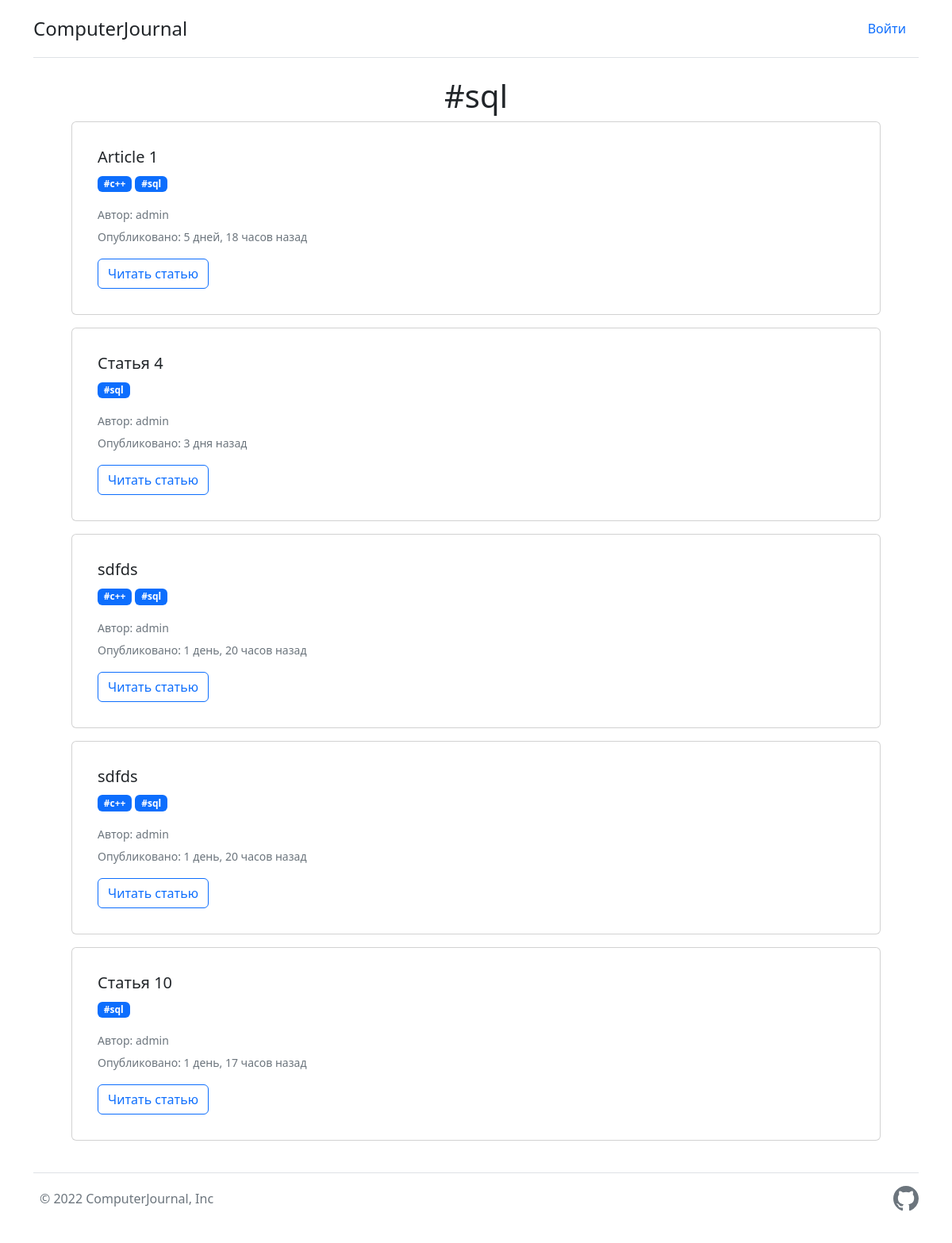
The page /tag/3/ on the database as committed earlier.
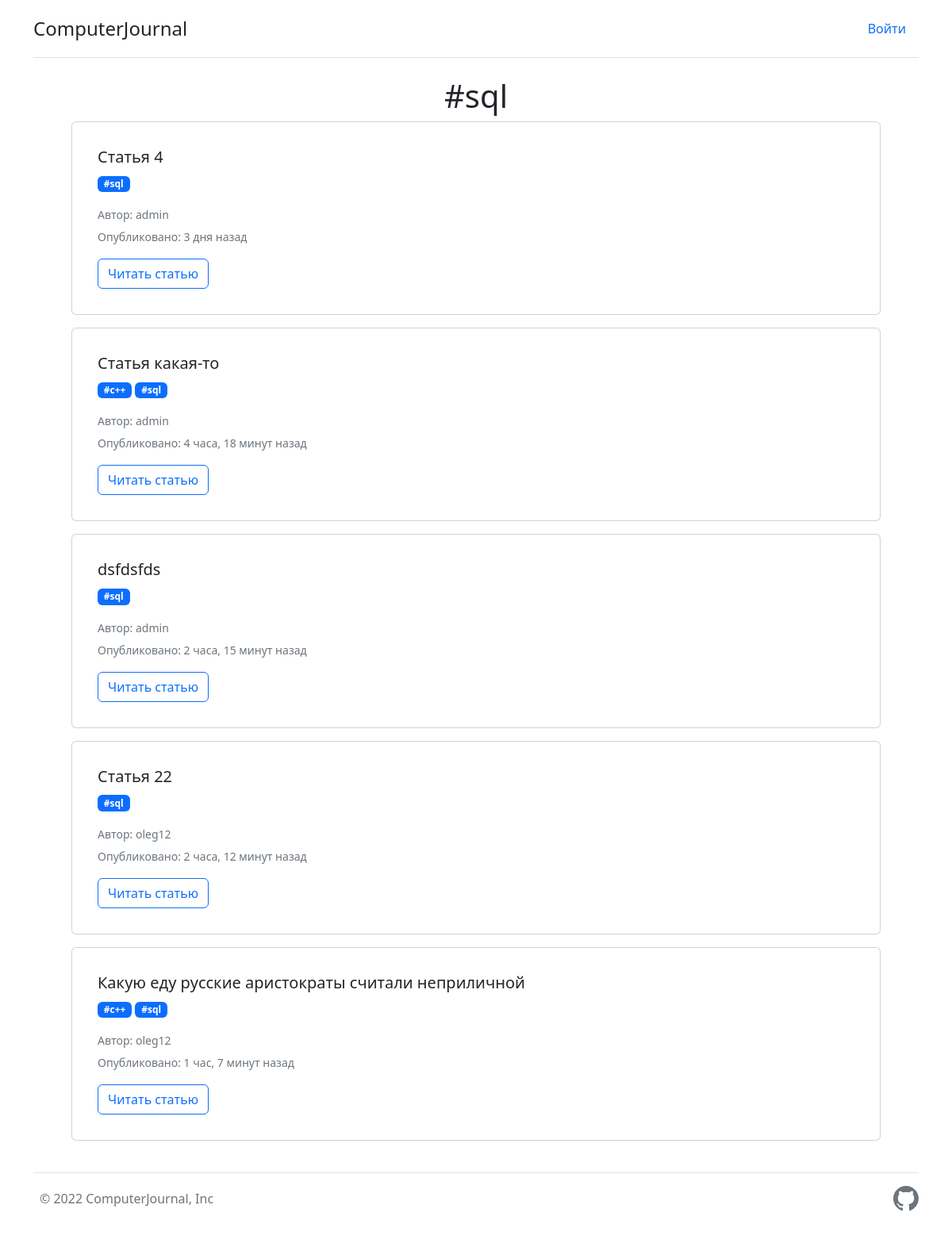
The same page on the database as committed later.
### blog/models.py (models this page shows, shortened)
class Tag(models.Model):
    name = models.CharField(max_length=200)
    def get_absolute_url(self):
        return reverse('tag', kwargs={"tag_id": self.pk})
    def __str__(self):
        return self.name

class Articles(models.Model):
    title = models.CharField(max_length=200, default="Enter the name please", verbose_name="Заголовок")
    owner = models.CharField(max_length=200, default="admin", verbose_name="Владелец")
    article_text = models.TextField(blank=True, verbose_name="Текст статьи")
    date_of_publishing = models.DateTimeField(auto_now_add=True, verbose_name="Дата публикации")
    photo_preview = models.ImageField(upload_to='photos_article/%Y/%M/%D', blank=True)
    slug_name = models.SlugField(max_length=200, db_index=True)
    is_published = models.BooleanField(default=True, verbose_name="Опубликовано?")
    tags = models.ManyToManyField(Tag, help_text="Выберете тематику статьи", verbose_name="Теги")
    class Meta:
        verbose_name = "Статья"
        verbose_name_plural = "Статьи"
    def get_absolute_url(self):
        return reverse('article', kwargs={'slug_name': self.slug_name})

### blog/views.py (the view)
# urls.py: path('tag/<int:tag_id>/', get_tag, name='tag'),
def get_tag(request, tag_id):
    articles = Articles.objects.filter(tags=tag_id, is_published=True).prefetch_related('tags')
    tag = Tag.objects.get(pk=tag_id)
    return render(request, 'blog/tag.html', {'title': tag, 'articles': articles, 'tag': tag})

### blog/templates/blog/tag.html (shortened to what this page needs)
{% extends "blog/base_generic.html" %}
{% block content %}
    <h1 class="text-center">{{ tag }}</h1>
{% for item in articles %}
    <div class="container d-flex justify-content-center align-baseline">
    <div class="card d-flex mb-3 mx-5 w-100 p-3">
        <div class="card-body">
            <h5 class="card-title">{{ item.title }}</h5>
            <p class="card-text">
                {% for tag in item.tags.all %}
                    <span class="badge text-bg-primary"><a href="{{ tag.get_absolute_url }}" class="nav-link active" aria-current="page">{{ tag }}</a></span>
                {% endfor %}
            </p>
            <p class="card-text mb-1"><small class="text-muted">Автор: {{ item.owner }}</small></p>
            <p class="card-text mt-1"><small class="text-muted">Опубликовано: {{ item.date_of_publishing| timesince }} назад</small></p>
            <button type="button" class="btn btn-outline-primary"><a href="{{ item.get_absolute_url }}" class="nav-link active" aria-current="page">Читать статью</a></button>
        </div>
    </div>
    </div>
{% endfor %}
{% endblock %}

### blog/templates/blog/base_generic.html (shortened to what this page needs)
<!DOCTYPE html>
<html lang="ru">
<head>
    <link href="https://cdn.jsdelivr.net/npm/bootstrap@5.2.0-beta1/dist/css/bootstrap.min.css" rel="stylesheet">
</head>
<body>
<div class="container">
    <header class="d-flex flex-wrap justify-content-center py-3 mb-4 border-bottom">
        <a href="/" class="d-flex align-items-center mb-3 mb-md-0 me-md-auto text-dark text-decoration-none">
            <span class="fs-4">ComputerJournal</span>
        </a>
        <ul class="nav nav-pills">
            {% if request.user.is_authenticated %}
               <li class="nav-item dropdown">
                  <a class="nav-link dropdown-toggle" href="#" id="navbarDropdown" role="button" data-bs-toggle="dropdown" aria-expanded="false">
                    {{ user.username }}
                  </a>
                  <ul class="dropdown-menu" aria-labelledby="navbarDropdown">
                      <li class="dropdown-item"><a href="{% url 'profile' %}" class="nav-link">Профиль</a></li>
                      <li class="dropdown-item"><a href="{% url 'add_article' %}" class="nav-link">Добавить статью</a></li>
                      <li><hr class="dropdown-divider"></li>
                      <li class="dropdown-item"><a href="{% url 'logout' %}" class="nav-link">Выйти</a></li>
                  </ul>
                </li>
            {% else %}
                <li class="nav-item"><a href="{% url 'authorization' %}" class="nav-link">Войти</a></li>
            {% endif %}
        </ul>
    </header>
</div>
{% block content %}{% endblock %}
<div class="container">
  <footer class="d-flex flex-wrap justify-content-between align-items-center py-3 my-4 border-top">
    <div class="col-md-4 d-flex align-items-center">
      <span class="mb-3 mb-md-0 text-muted">&copy; 2022 ComputerJournal, Inc</span>
    </div>
    <ul class="nav col-md-4 justify-content-end list-unstyled d-flex">
        <li class="ms-3">
            <a class="text-muted" href="https://github.com/bogdanpashtet/blog_django">
            </a>
        </li>
    </ul>
  </footer>
</div>
</body>
</html>

Rows that differ between the two databases and show on the page:
removed Articles: title "Article 1", owner "admin", date_of_publishing "5 дней, 18 часов", Tag (name "#с++"), Tag (name "#sql")
removed Articles: title "sdfds", owner "admin", date_of_publishing "1 день, 20 часов", Tag (name "#с++"), Tag (name "#sql")
removed Articles: title "sdfds", owner "admin", date_of_publishing "1 день, 20 часов", Tag (name "#с++"), Tag (name "#sql")
removed Articles: title "Статья 10", owner "admin", date_of_publishing "1 день, 17 часов", Tag (name "#sql")
added Articles: title "Статья какая-то", owner "admin", date_of_publishing "4 часа, 18 минут", Tag (name "#с++"), Tag (name "#sql")
added Articles: title "dsfdsfds", owner "admin", date_of_publishing "2 часа, 15 минут", Tag (name "#sql")
added Articles: title "Статья 22", owner "oleg12", date_of_publishing "2 часа, 12 минут", Tag (name "#sql")
added Articles: title "Какую еду русские аристократы считали неприличной", owner "oleg12", date_of_publishing "1 час, 7 минут", Tag (name "#с++"), Tag (name "#sql")
